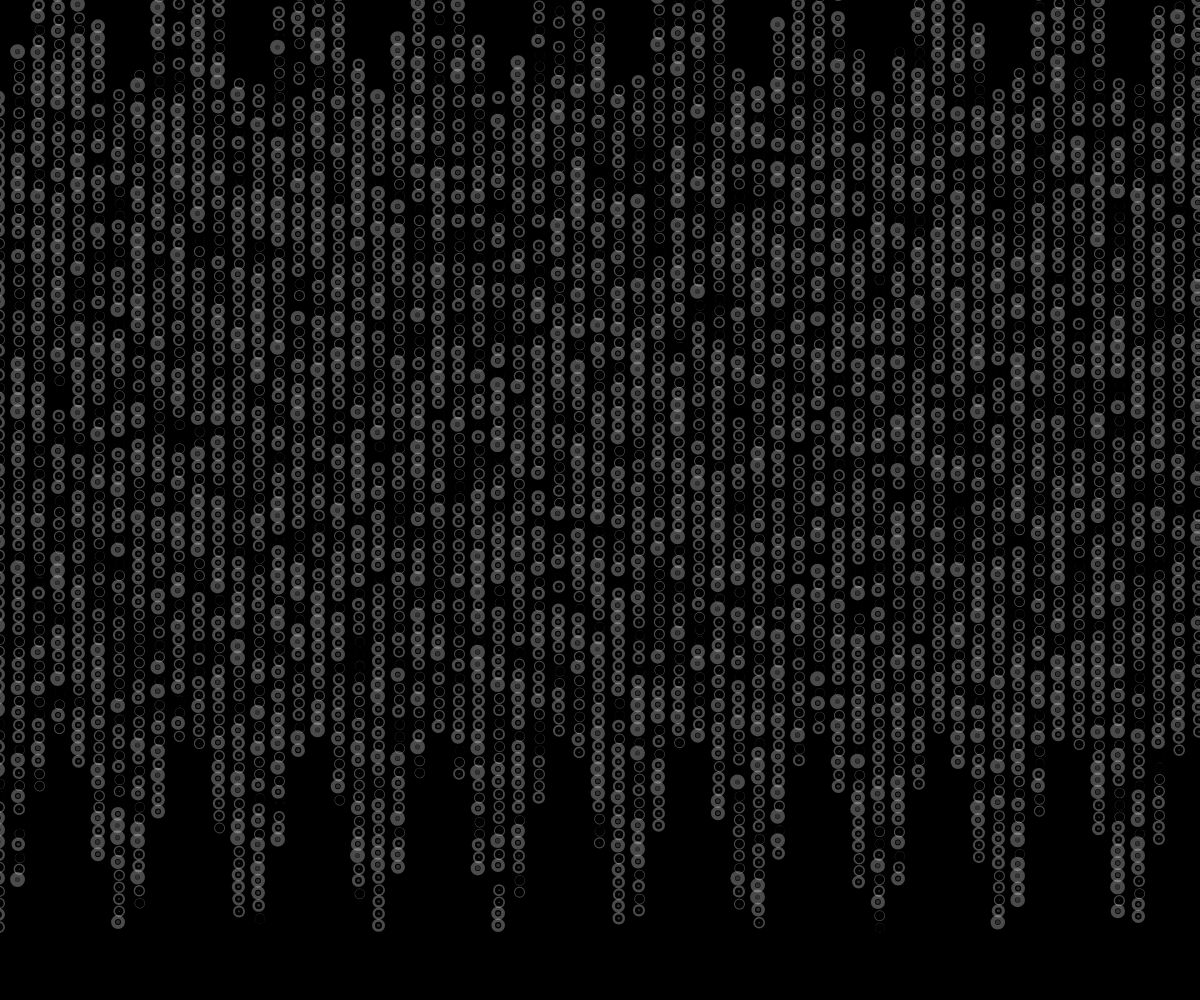
Frame 1 (no input)
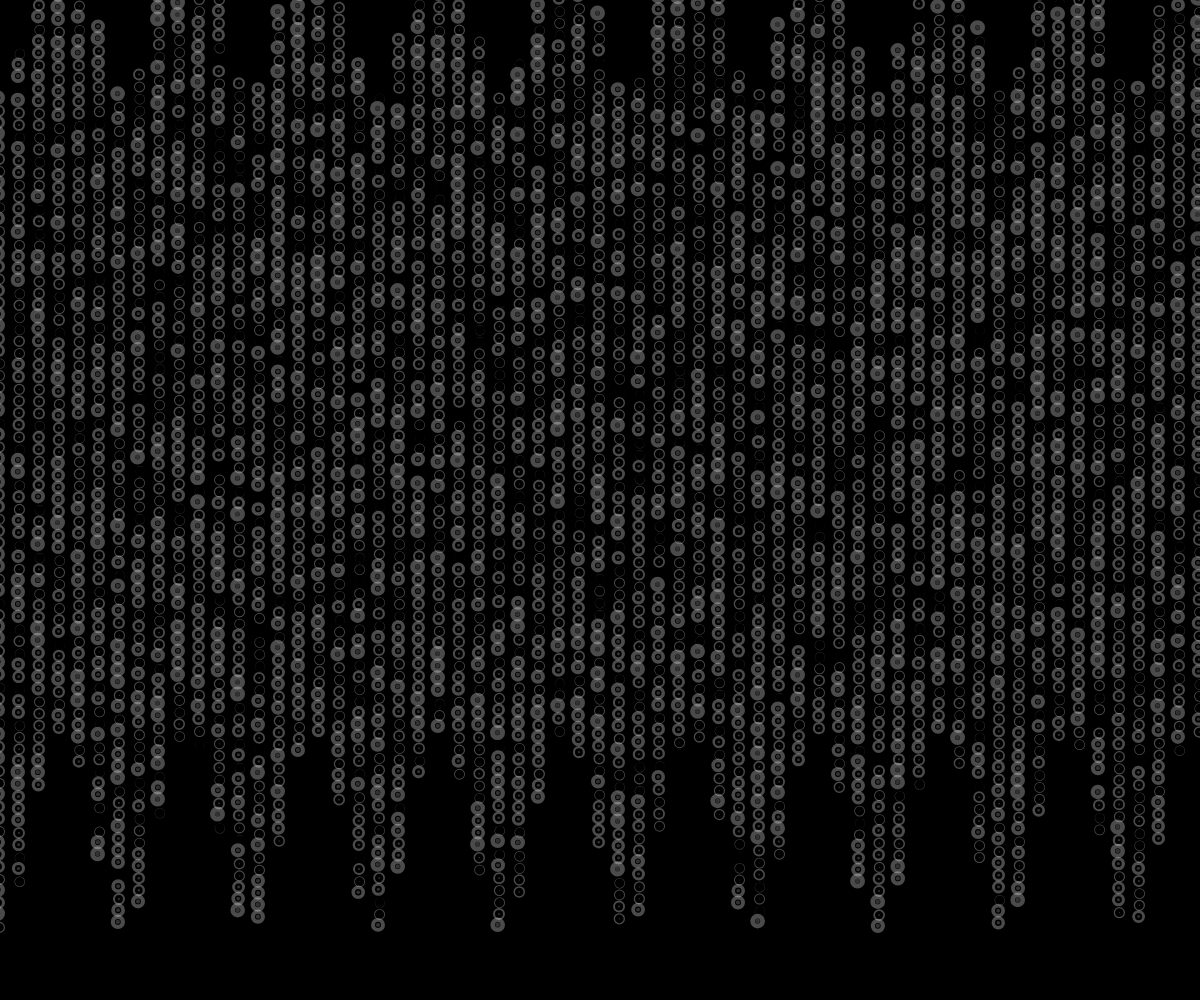
Frame 60 (no input)
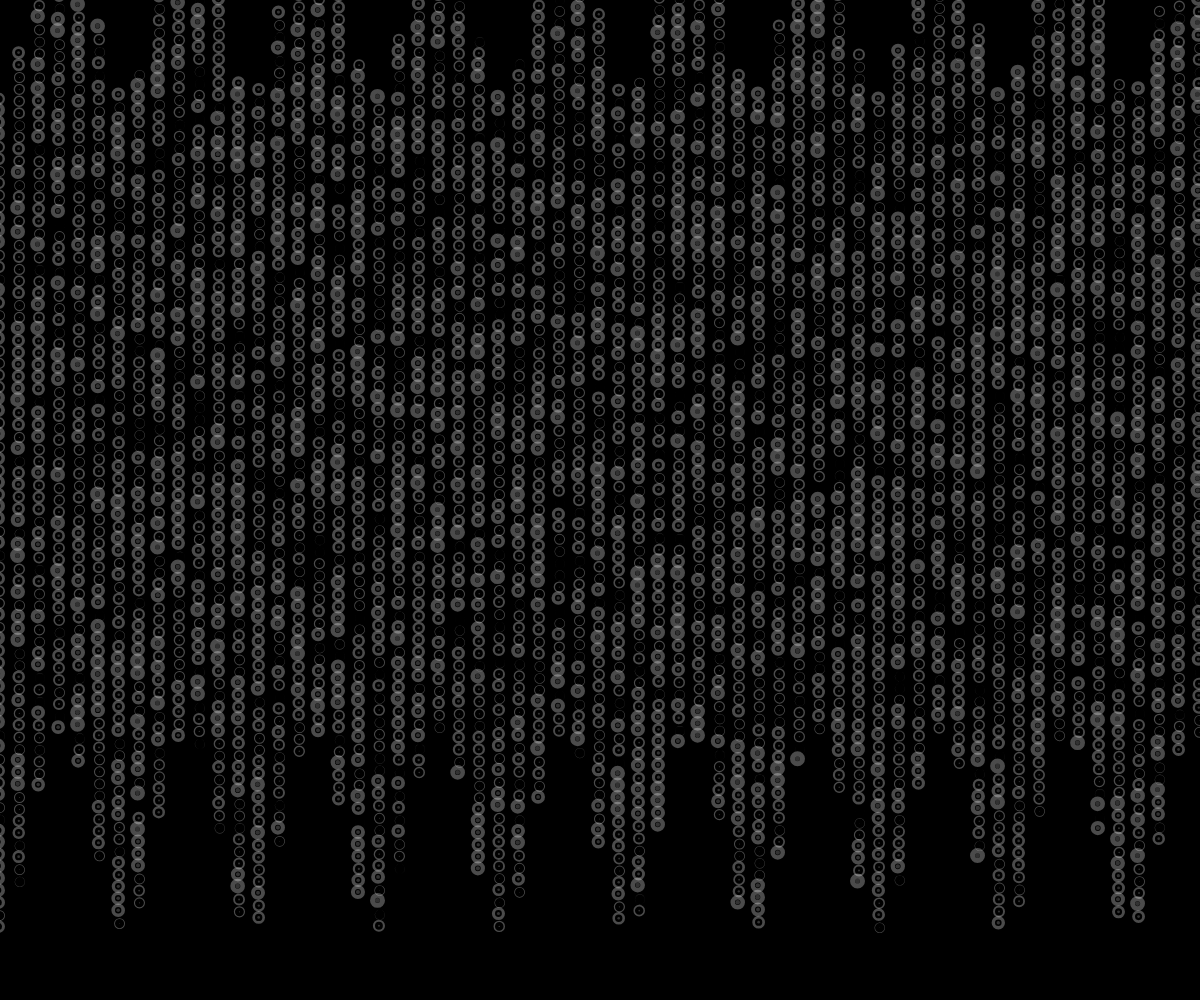
Frame 120 (the mouse pressed at the canvas centre since frame 60)

The p5.js sketch that drew these frames (run headless with seeded random() and noise() and a simulated clock; from frame 60 on, the mouse is pressed at the canvas centre):

// p5.js sketch
// ── sketch.js
amplitude=100;
espaco=2;
diferenca=12;
ruido=0.1;
raio=100;


function setup() {
  
  createCanvas(windowWidth, windowHeight);
  colorMode(RGB);
  background(0);
  

}

function draw() {
  
  background("rgba(0,0,0,1)");
 

  fill("rgba(50,50,50,10)");
  stroke("rgba(250, 250, 250, 0.3)");
  strokeWeight(10);
  
        for (let j = 0; j*5 < 350; j++) {
            for (let i = 0; i * espaco < 150; i++) {
                sina=(amplitude*(cos(i/1.0)));
                r=(Math.random()*ruido/2.0)*raio;
                ellipse(i*10*espaco-r/2, j*diferenca+sina-r/2, r, r);
                ellipse(i*10*espaco-r/2-2, j*diferenca+sin-r/2-2, r+4, r+4);

            }
        } 

  }
